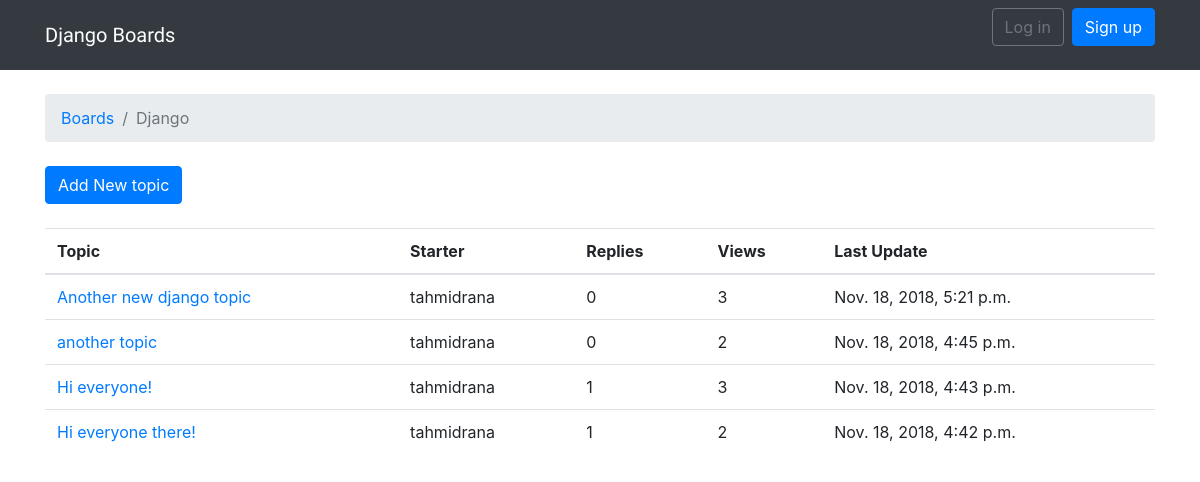
The app's page /boards/1/ with its own data.
### boards/models.py (models this page shows, shortened)
class Board(models.Model):
    name = models.CharField(max_length=30, unique=True)
    description = models.CharField(max_length=100)

class Topic(models.Model):
    subject = models.CharField(max_length=250)
    last_updated = models.DateTimeField(auto_now_add=True)
    board = models.ForeignKey(
        Board, on_delete=models.CASCADE, related_name='topics')
    starter = models.ForeignKey(
        User, on_delete=models.CASCADE, related_name='topics')
    views = models.PositiveIntegerField(default=0)

### boards/views.py (the view)
# urls.py: path('boards/<int:id>/', views.board_topics, name='board_topics'),
def board_topics(request, id):
    board = get_object_or_404(Board, pk=id)
    topics = board.topics.order_by(
        '-last_updated').annotate(replies=Count('posts')-1)
    return render(request, 'topics.html', {'board': board, 'topics': topics})

### templates/topics.html (shortened to what this page needs)
{% extends 'base.html' %}
{% block breadcrumb %}
<li class="breadcrumb-item"><a href="{% url 'home' %}">Boards</a></li>
<li class="breadcrumb-item active">{{ board.name }}</li>
{% endblock %}
{% block content %}
<div class="mb-4">
    <a href="{% url 'new_topic' board.pk %}" class="btn btn-primary">Add New topic</a>
</div>
<table class="table">
    <thead class="thead-inverse">
        <tr>
            <th>Topic</th>
            <th>Starter</th>
            <th>Replies</th>
            <th>Views</th>
            <th>Last Update</th>
        </tr>
    </thead>
    <tbody>
        {% for topic in topics %}
        <tr>
            <td><a href="{% url 'topic_posts' board.pk topic.pk %}">{{ topic.subject }}</a></td>
            <td>{{ topic.starter.username }}</td>
            <td>{{ topic.replies }}</td>
            <td>{{ topic.views }}</td>
            <td>{{ topic.last_updated }}</td>
        </tr>
        {% endfor %}
    </tbody>
</table>
{% endblock %}

### records on screen
Board: name "Django"
Topic: subject "Another new django topic", starter.username "tahmidrana", replies "0", views "3", last_updated "Nov. 18, 2018, 5:21 p.m."
Topic: subject "another topic", starter.username "tahmidrana", replies "0", views "2", last_updated "Nov. 18, 2018, 4:45 p.m."
Topic: subject "Hi everyone!", starter.username "tahmidrana", replies "1", views "3", last_updated "Nov. 18, 2018, 4:43 p.m."
Topic: subject "Hi everyone there!", starter.username "tahmidrana", replies "1", views "2", last_updated "Nov. 18, 2018, 4:42 p.m."
